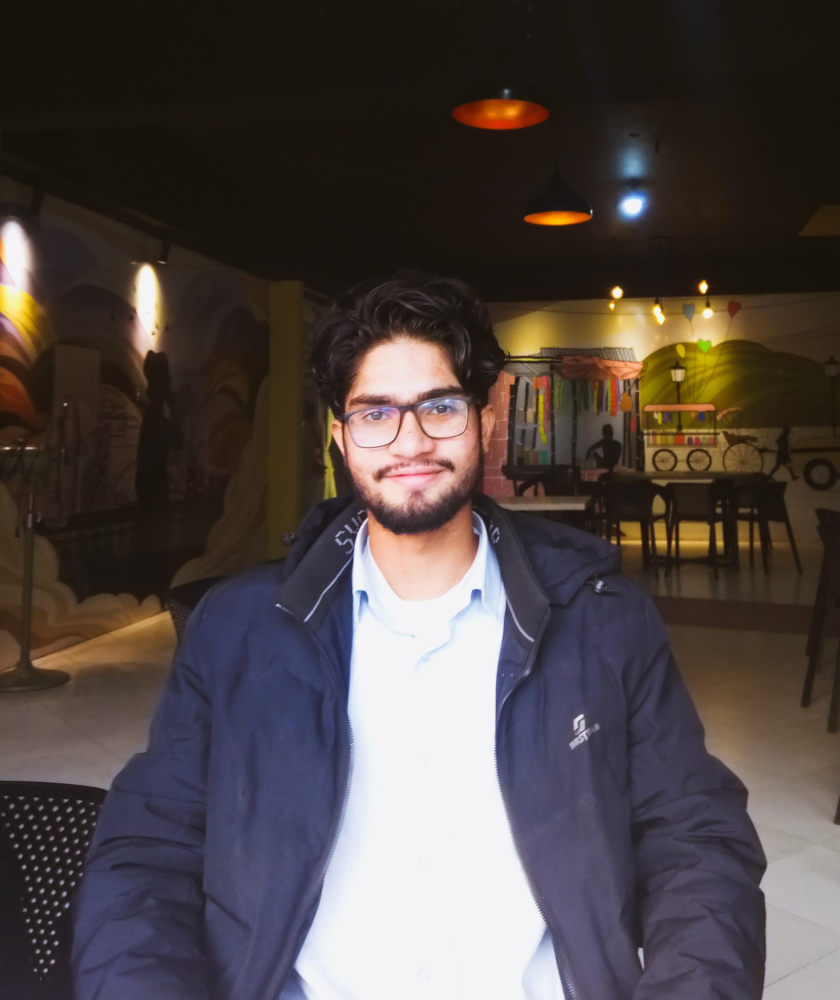
%> input picture lab8/saf.jpg, 840 x 1000 px
$ octave NonLinearOrderStatistics.m   (GNU Octave 9; MATLAB toolbox functions it lacks are replaced by stand-ins)
%> lines starting %> are read from the running program, lines starting %| are printed output that depends on the picture
% Read the input image
i = imread('saf.jpg');
%> i is the input picture: size 1000x840x3 uint8; mean R, G, B 79.8, 70.5, 68.7

% Convert the input image to grayscale if it's RGB
if size(i, 3) == 3
    i = rgb2gray(i);
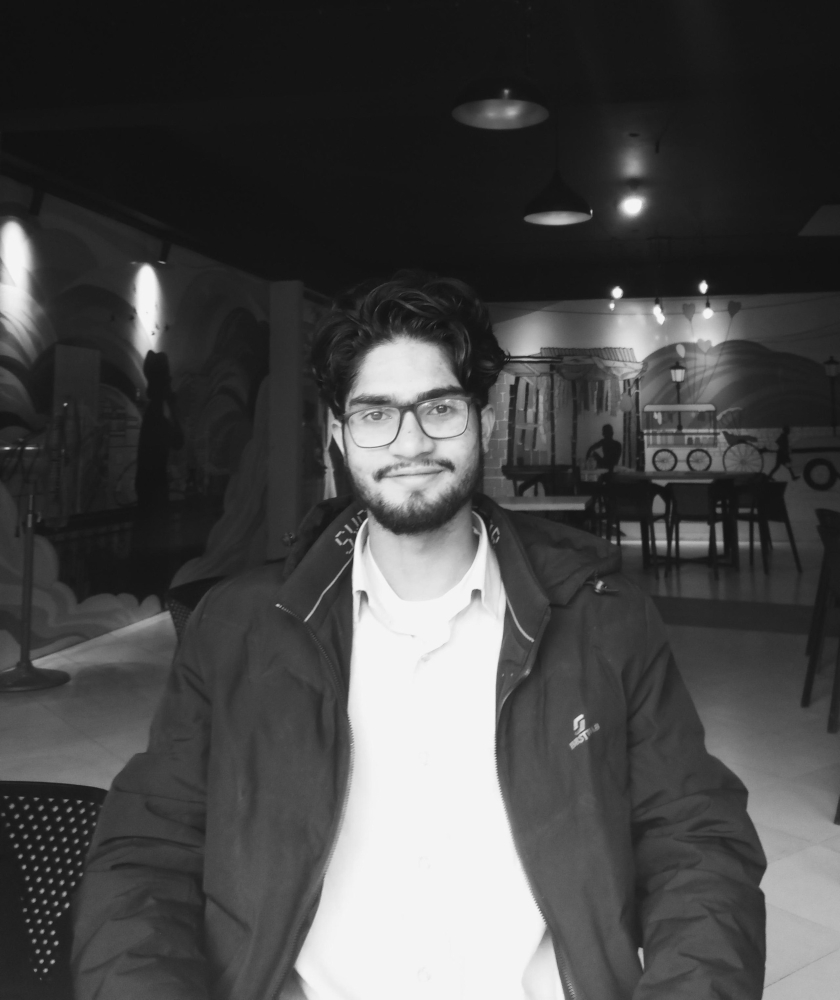
%> i: size 1000x840 uint8; min 15, max 246, mean 73.1
end

% Apply rank filtering
h = ordfilt2(i, 1, ones(3, 3)); % Minimum filter
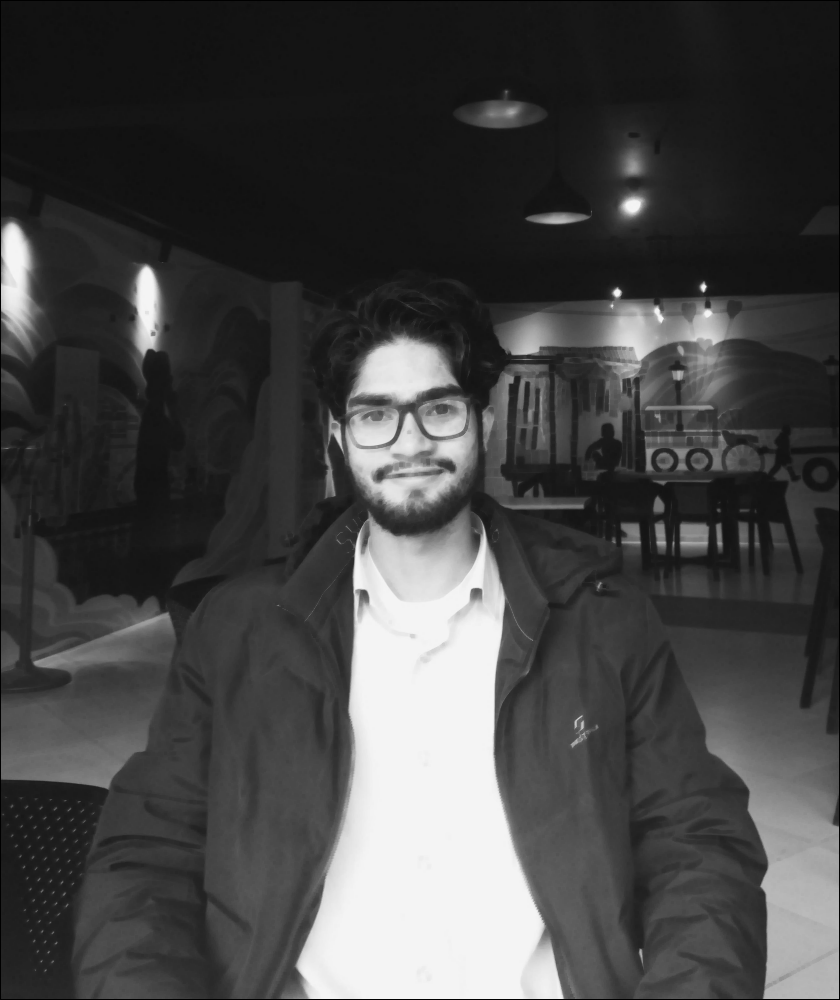
%> h: size 1000x840 uint8; min 0, max 244, mean 69.4
h1 = ordfilt2(i, 3*3, ones(3, 3)); % Maximum filter
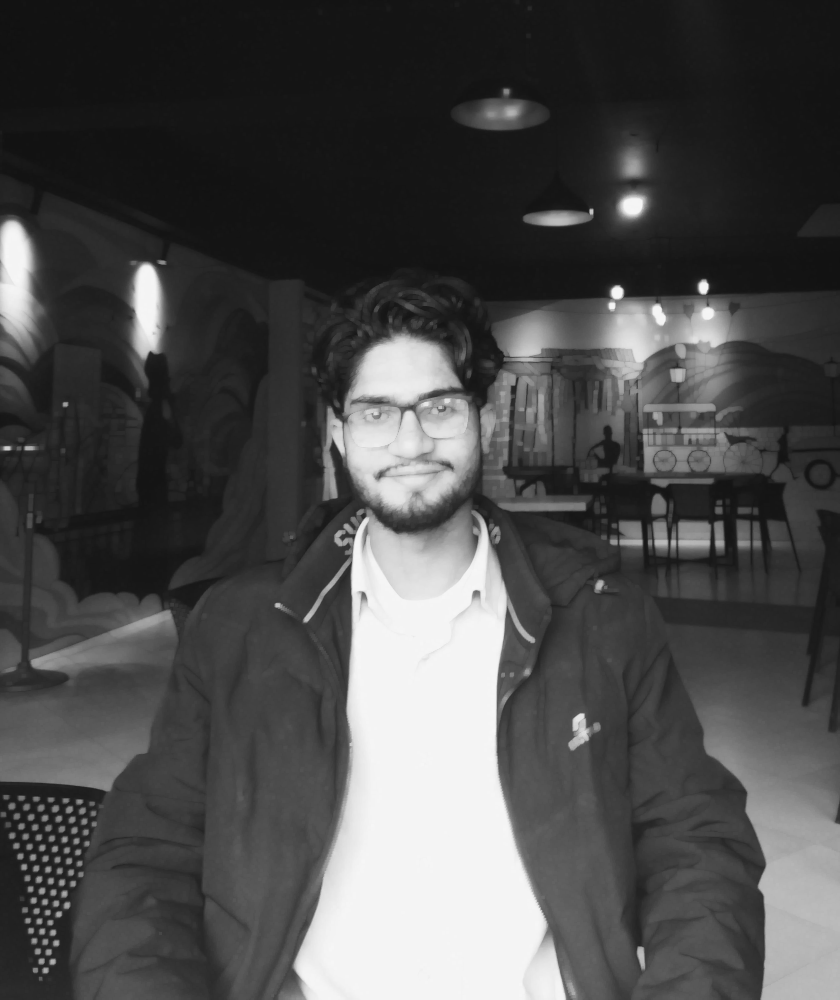
%> h1: size 1000x840 uint8; min 17, max 246, mean 76.6
h2 = ordfilt2(i, median(1:3*3), ones(3, 3)); % Median filter

% Display the images
subplot(2, 2, 1);
imshow(i);
title('Original Image');

subplot(2, 2, 2);
imshow(h, []);
title('Minimum Filter');

subplot(2, 2, 3);
imshow(h1, []);
title('Maximum Filter');

subplot(2, 2, 4);
imshow(h2, []);
title('Median Filter');

$ run again, with lab8/ju.jpg copied over lab8/saf.jpg
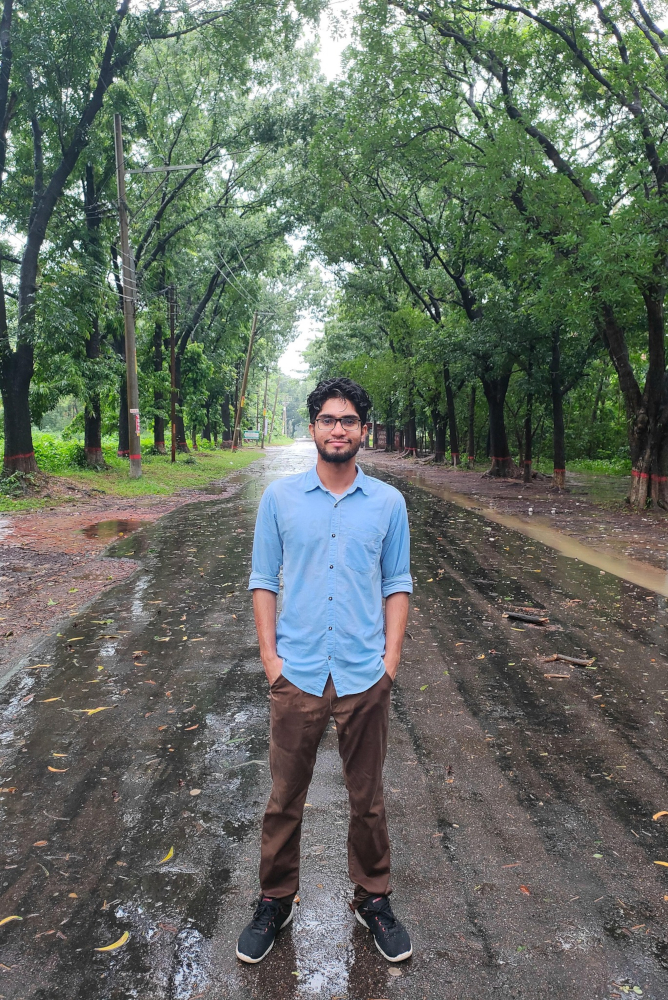
%> input picture lab8/ju.jpg, 668 x 1000 px
%> i is the input picture: size 1000x668x3 uint8; mean R, G, B 99.7, 108.2, 98.5
%> i: size 1000x668 uint8
%> `h = ordfilt2(i, 1, ones(3, 3));`:
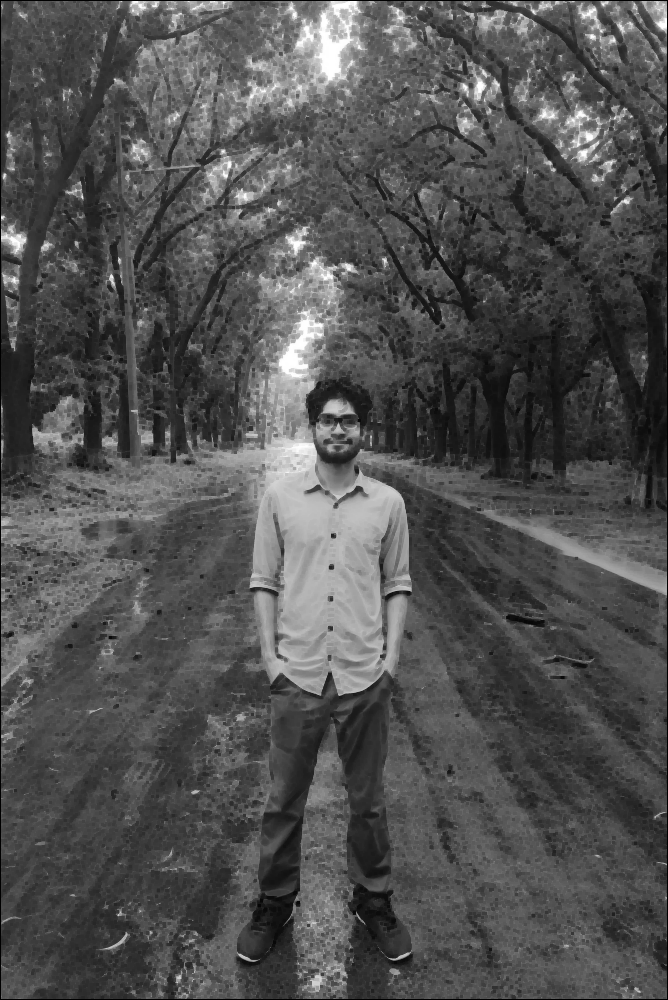
%> h: size 1000x668 uint8; min 0, max 255, mean 81.3
%> `h1 = ordfilt2(i, 3*3, ones(3, 3));`:
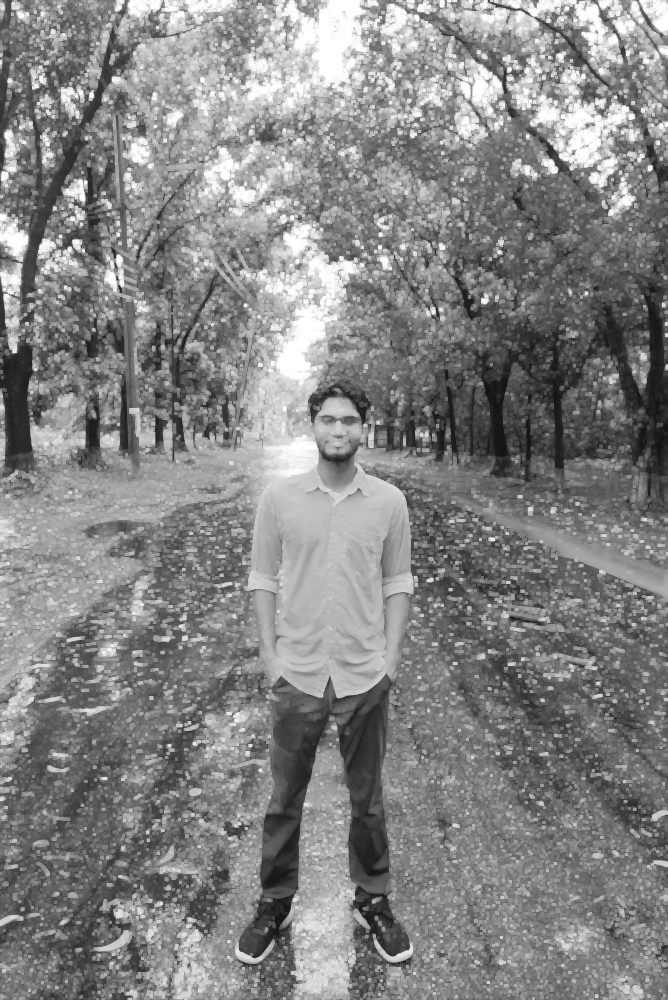
%> h1: size 1000x668 uint8; min 16, max 255, mean 132
